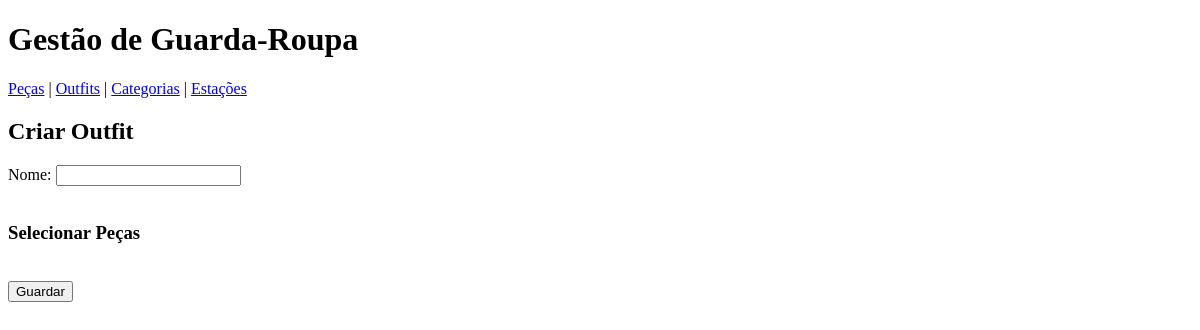
/outfit/criar/ (signed in), run on an earlier commit of the app's database.
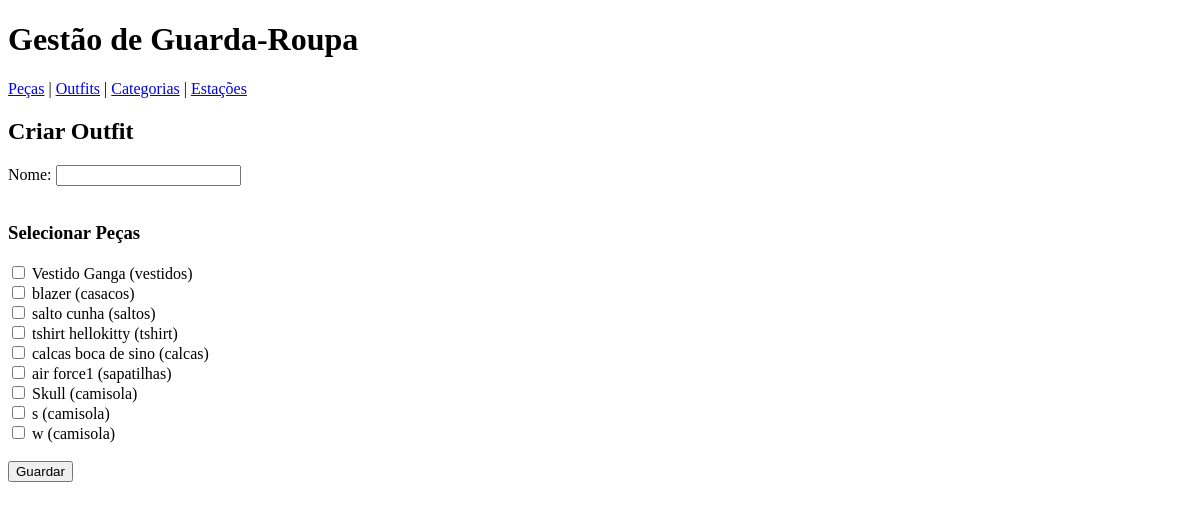
And on a later commit of the database.
### barbies_closet/models.py (models this page shows, shortened)
class Peca(models.Model):
    utilizador = models.ForeignKey(User, on_delete=models.CASCADE)
    nome = models.CharField(max_length=100)
    cor = models.CharField(max_length=50)
    marca = models.CharField(max_length=100)
    tamanho = models.CharField(max_length=10)
    data_aquisicao = models.DateField()
    frequencia_uso = models.IntegerField(default=0)
    categoria = models.ForeignKey(Categoria, on_delete=models.SET_NULL, null=True)
    estacao = models.ForeignKey(Estacao, on_delete=models.SET_NULL, null=True)

class Categoria(models.Model):
    nome = models.CharField(max_length=100)
    def __str__(self):
        return self.nome

### barbies_closet/views.py (the view, shortened to what this page needs)
# urls.py: path('outfit/criar/', views.criar_outfit, name='criar_outfit'),
@login_required
def criar_outfit(request):
    pecas = Peca.objects.filter(utilizador=request.user)
    return render(request, 'outfit/outfit_criar.html', {'pecas': pecas})

### barbies_closet/templates/outfit/outfit_criar.html (shortened to what this page needs)
{% extends 'base.html' %}
{% block content %}
<h2>Criar Outfit</h2>
<form method="POST">
    Nome: <input type="text" name="nome" required><br><br>
    <h3>Selecionar Peças</h3>
    {% for p in pecas %}
        <input type="checkbox" name="pecas" value="{{ p.id }}">
        {{ p.nome }} ({{ p.categoria }}) <br>
    {% endfor %}
    <br>
    <button type="submit">Guardar</button>
</form>
{% endblock %}

What changed in the data, as far as the page shows it:
added Peca: nome "Vestido Ganga", categoria "vestidos"
added Peca: nome "blazer", categoria "casacos"
added Peca: nome "salto cunha", categoria "saltos"
added Peca: nome "tshirt hellokitty", categoria "tshirt"
added Peca: nome "calcas boca de sino", categoria "calcas"
added Peca: nome "air force1", categoria "sapatilhas"
added Peca: nome "Skull", categoria "camisola"
added Peca: nome "s", categoria "camisola"
added Peca: nome "w", categoria "camisola"
